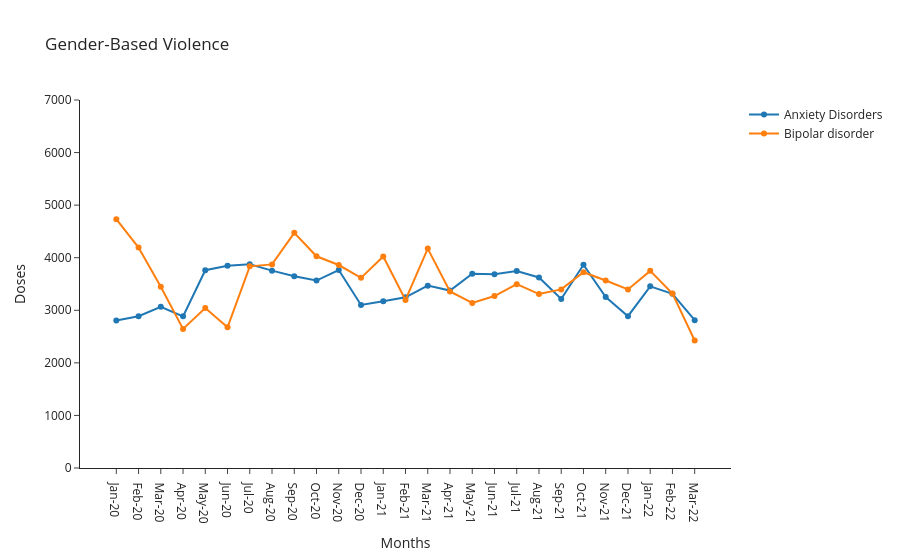

The cell this chart's notebook holds for it:
### Markdown cell above
# Mental Health

### Code cell
fig = go.Figure()
fig.add_trace(go.Scatter(x=CEHS_all_cap["periodname"], y=CEHS_all_cap["Anxiety_Disorders"],
                    mode='lines+markers',
                    name='Anxiety Disorders'))
fig.add_trace(go.Scatter(x=CEHS_all_cap["periodname"], y=CEHS_all_cap["Bipolar_disorder"],
                    mode='lines+markers',
                    name='Bipolar disorder'))

fig.update_layout(
    yaxis_title='Doses',
    xaxis_title='Months',
    title='Gender-Based Violence')
fig.layout.template = 'simple_white'
fig.update_yaxes(range=[0, 7000])
fig.show()

### Figure 1 — Plotly figure (JSON) as saved in the notebook; plotly's stock layout.template omitted (floating-point values rounded to 4 significant figures)
{"data": [{"mode": "lines+markers", "name": "Anxiety Disorders", "type": "scatter", "x": ["Jan-20", "Feb-20", "Mar-20", "Apr-20", "May-20", "Jun-20", "Jul-20", "Aug-20", "Sep-20", "Oct-20", "Nov-20", "Dec-20", "Jan-21", "Feb-21", "Mar-21", "Apr-21", "May-21", "Jun-21", "Jul-21", "Aug-21", "Sep-21", "Oct-21", "Nov-21", "Dec-21", "Jan-22", "Feb-22", "Mar-22"], "y": [2807, 2886, 3066, 2885, 3762, 3848, 3877, 3754, 3649, 3566, 3766, 3101, 3171, 3246, 3469, 3375, 3696, 3685, 3746, 3624, 3215, 3867, 3252, 2888, 3455, 3314, 2811]}, {"mode": "lines+markers", "name": "Bipolar disorder", "type": "scatter", "x": ["Jan-20", "Feb-20", "Mar-20", "Apr-20", "May-20", "Jun-20", "Jul-20", "Aug-20", "Sep-20", "Oct-20", "Nov-20", "Dec-20", "Jan-21", "Feb-21", "Mar-21", "Apr-21", "May-21", "Jun-21", "Jul-21", "Aug-21", "Sep-21", "Oct-21", "Nov-21", "Dec-21", "Jan-22", "Feb-22", "Mar-22"], "y": [4732.0, 4192, 3447, 2645, 3043, 2676, 3836, 3873, 4474, 4027, 3861, 3617, 4023, 3197, 4173, 3358, 3140, 3271, 3497, 3309, 3397, 3724, 3566, 3396, 3750, 3320, 2424.0]}], "layout": {"title": {"text": "Gender-Based Violence"}, "xaxis": {"title": {"text": "Months"}}, "yaxis": {"range": [0, 7000], "title": {"text": "Doses"}}}}
